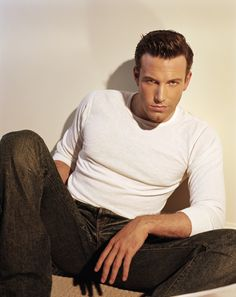
#> input picture 2. image processing/Resources/Faces/train/Ben Afflek/4.jpg, 236 x 297 px, found by its file name; its folder holds only this picture in this run
$ python face_train.py
#> lines starting #> are read from the running program, lines starting #| are printed output that depends on the picture
import os
import cv2 as cv
import numpy as np

# Điền tên những người cần phát hiện
people= []
DIR = r'Resources/Faces/train'

for i in os.listdir(DIR):
    people.append(i)

print(people)

haar_cascade = cv.CascadeClassifier('Section #3 - Faces/haar_face.xml')

# Các folder trong thư mục train là training set
features = []
labels = []

def create_train():
    for person in people:
        path = os.path.join(DIR, person)
        label = people.index(person)

        # loop tất cả các ảnh trong thư mục
        for img in os.listdir(path):
            img_path = os.path.join(path, img)

            img_array = cv.imread(img_path)
#> img_array is the input picture: shape (297, 236, 3); mean B, G, R 128.8, 143.8, 160
            gray = cv.cvtColor(img_array, cv.COLOR_BGR2GRAY)
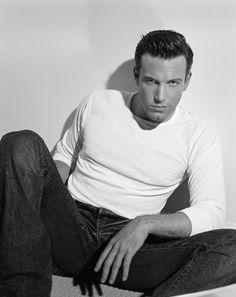
#> gray: shape (297, 236); min 0, max 253, mean 146.9

            faces_rect = haar_cascade.detectMultiScale(gray, scaleFactor=1.1, minNeighbors=4)
#> faces_rect = [[131, 58, 62, 62]]

            # Cắt cái mặt ra khỏi ảnh và thêm vào features list
            # Để giảm căng thẳng khi máy tính train model, đỏi label từ string sang number
            for (x, y, w, h) in faces_rect:
                faces_roi = gray[y:y+h, x:x+w]
                features.append(faces_roi)
                labels.append(label)
#> this loop made 1 pass
#> pass 1, in create_train, `faces_roi = gray[y:y+h, x:x+w]`:
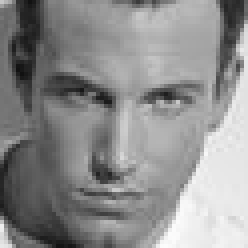
#> faces_roi: shape (62, 62) (shown 4 times larger); min 17, max 252, mean 141.2
#> after the loop, features = 1 item; labels = [0]

create_train()
print(f"Length of features = {len(features)}")
print(f"Length of features = {len(labels)}")
# Sau khi có training set, tiến hành train

print('Start training')

features = np.array(features, dtype='object')
labels = np.array(labels)

face_recognizer = cv.face.LBPHFaceRecognizer_create()
face_recognizer.train(features, labels)

print('Training done')
# Lưu lại model để sử dụng trong 1 tệp khác
face_recognizer.save('Section #3 - Faces/face_trained.yml')

np.save('Section #3 - Faces/features.npy', features)
np.save('Section #3 - Faces/labels.npy', labels)
